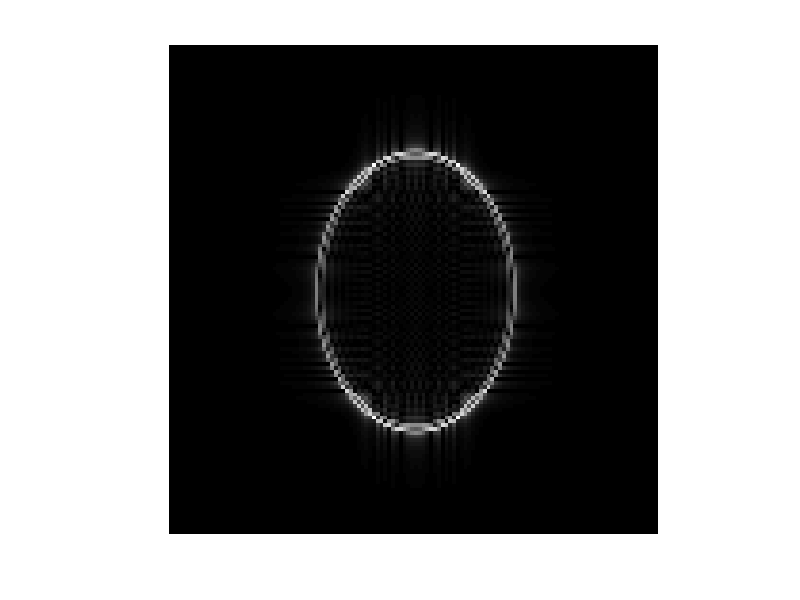
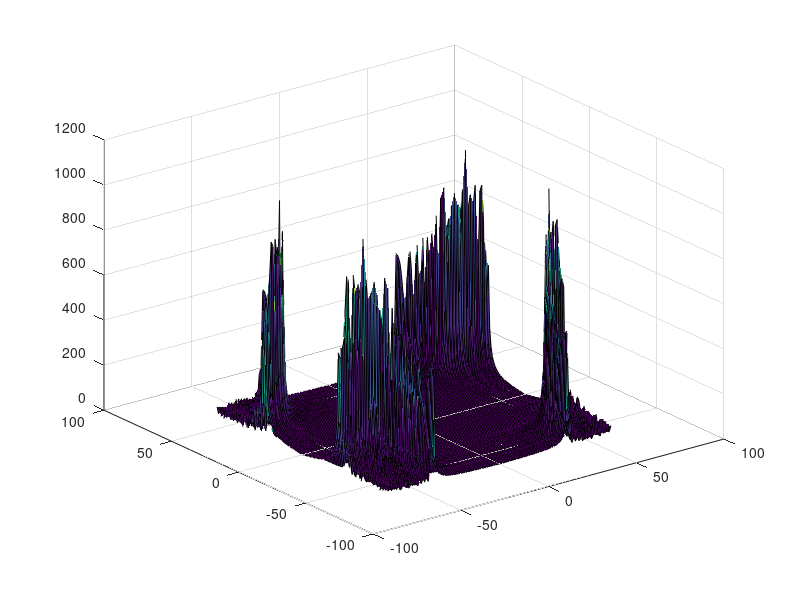
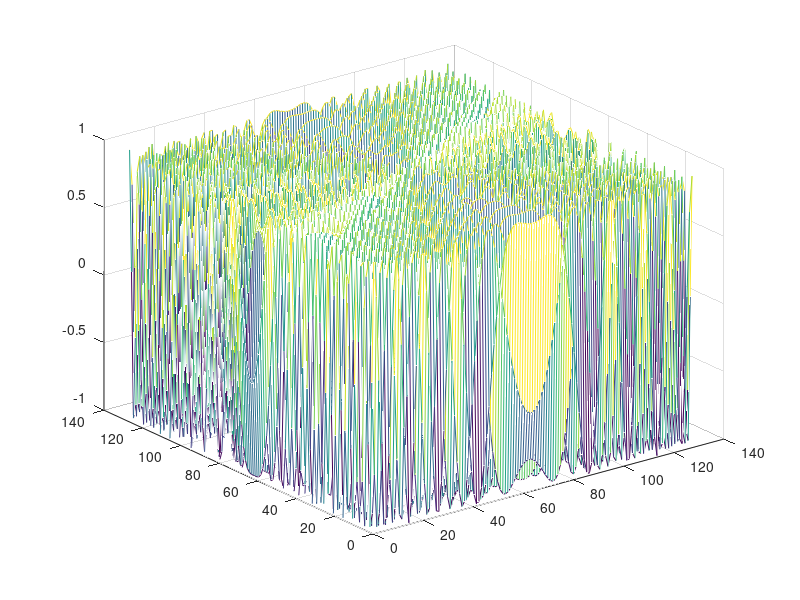

Recreate these plots in MATLAB, in order.
clear all
close all
clc

%%
N1 = 128;
N2 = 128;
n1 = (0:N1-1)-(N1-1)/2;
n2 = (0:N2-1)'-(N2-1)/2;

%%
%x = sin(2*pi*0.2*(1*n1+1*n2));
x = cos(2*pi*0.2*sqrt(n1.^2+2*n2.^2));
X = fft2(x);

%%
figure(1);
imshow(fftshift(abs(X)),[]);

figure(2);
surf(n1, n2, abs(X));

figure(3);
mesh(x);

